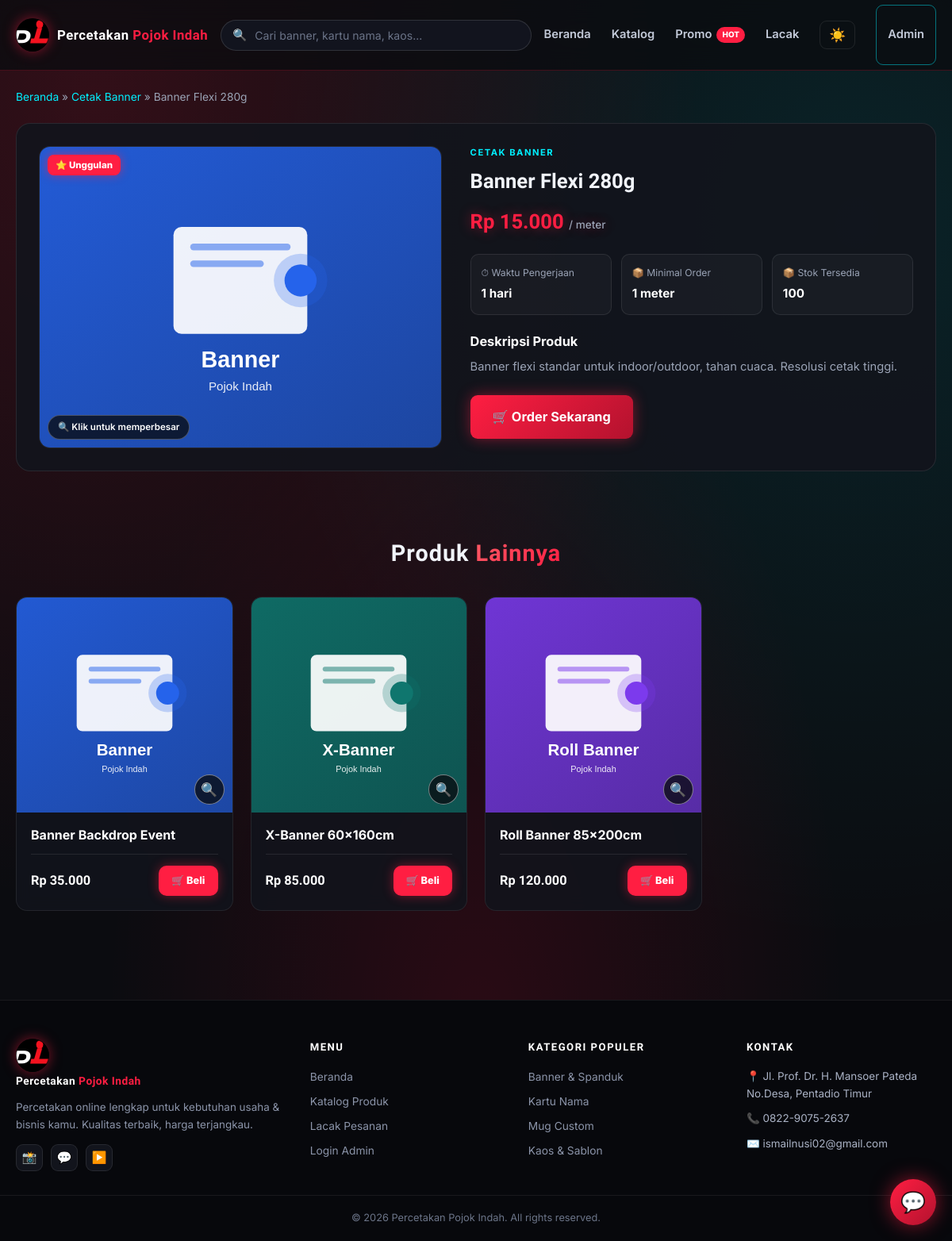
Screenshot of /product.php?id=1 with the database file from the repository.
### tables this page shows
CREATE TABLE IF NOT EXISTS produk (
    id INT AUTO_INCREMENT PRIMARY KEY,
    id_kategori INT NOT NULL,
    nama_produk VARCHAR(200) NOT NULL,
    deskripsi TEXT,
    harga DECIMAL(12,0) NOT NULL DEFAULT 0,
    satuan VARCHAR(50) DEFAULT 'pcs',
    stok INT DEFAULT 0,
    minimal_order INT DEFAULT 1,
    waktu_pengerjaan VARCHAR(100) DEFAULT '1-2 hari',
    gambar VARCHAR(500) DEFAULT 'default.png',
    is_unggulan TINYINT(1) DEFAULT 0,
    is_aktif TINYINT(1) DEFAULT 1,
    created_at TIMESTAMP DEFAULT CURRENT_TIMESTAMP,
    FOREIGN KEY (id_kategori) REFERENCES kategori(id) ON DELETE CASCADE
);

CREATE TABLE IF NOT EXISTS kategori (
    id INT AUTO_INCREMENT PRIMARY KEY,
    nama_kategori VARCHAR(100) NOT NULL UNIQUE,
    icon VARCHAR(20) DEFAULT '📦',
    created_at TIMESTAMP DEFAULT CURRENT_TIMESTAMP
);

### config.php (called while the page is built, shortened)
<?php
function db_connect() {
    $conn = new mysqli(DB_HOST, DB_USER, DB_PASS);
    $conn->set_charset('utf8mb4');
    $conn->query("CREATE DATABASE IF NOT EXISTS `" . DB_NAME . "` CHARACTER SET utf8mb4 COLLATE utf8mb4_unicode_ci");
    return $conn;
}
$conn = db_connect();
function rupiah($angka) {
    return 'Rp ' . number_format((float)$angka, 0, ',', '.');
}
function q($sql) {
    global $conn;
    $res = $conn->query($sql);
    return $res;
}
function q_row($sql) {
    $res = q($sql);
    if ($res && $res->num_rows > 0) {
        return $res->fetch_assoc();
    }
    return null;
}
$conn->query("CREATE TABLE IF NOT EXISTS pengaturan (
    kunci VARCHAR(50) NOT NULL PRIMARY KEY,
    nilai TEXT
) ENGINE=InnoDB");
$conn->query("INSERT IGNORE INTO pengaturan (kunci, nilai) VALUES ('tema', 'gelap')");
$conn->query("INSERT IGNORE INTO pengaturan (kunci, nilai) VALUES ('app_url', '')");
$conn->query("INSERT IGNORE INTO pengaturan (kunci, nilai) VALUES ('recovery_q', '')");
$conn->query("INSERT IGNORE INTO pengaturan (kunci, nilai) VALUES ('recovery_a', '')");
function get_setting($kunci, $default = '') {
    global $conn;
    $k = $conn->real_escape_string((string)$kunci);
    $res = $conn->query("SELECT nilai FROM pengaturan WHERE kunci = '$k' LIMIT 1");
    if ($res && $res->num_rows > 0) {
        $row = $res->fetch_assoc();
        return $row['nilai'];
    }
    return $default;
}
$APP_TEMA = get_setting('tema', 'gelap');
function get_gallery($id_produk) {
    $id = (int)$id_produk;
    $res = q("SELECT * FROM produk_gambar WHERE id_produk = $id ORDER BY urutan ASC, id ASC");
    $out = array();
    return $out;
}
?>

### funcs/gambar.php (called while the page is built, shortened)
<?php
function get_gambar_list($produk) {
    $out = array();
    if (!empty($produk['id'])) {
        foreach (get_gallery((int)$produk['id']) as $g) {
            $out[] = $g['url'];
        }
    }
    if (empty($out)) {
        $out[] = get_gambar_src($produk);
    }
    return array_values(array_unique($out));
}
function get_gambar_src($produk) {
    if (!empty($produk['gambar'])) {
        $g = basename((string)$produk['gambar']);
        if ($g !== '' && is_file(__DIR__ . '/../assets/img/' . $g)) {
            return 'assets/img/' . $g;
        }
    }
    $ket = strtolower((string)($produk['nama_produk'] ?? ''));
    $maps = array(
        'x-banner'   => 'x_banner.svg',
        'roll'       => 'roll_banner.svg',
        'backdrop'   => 'banner.svg',
        'kartu nama' => 'kartu_nama.svg',
        'brosur'     => 'brosur.svg',
        'flyer'      => 'flyer.svg',
        'leaflet'    => 'flyer.svg',
        'stiker'     => 'stiker.svg',
        'kaos'       => 'kaos.svg',
        'sablon'     => 'kaos.svg',
        'mug'        => 'mug.svg',
        'kalender'   => 'kalender.svg',
        'spanduk'    => 'spanduk.svg',
        'totebag'    => 'totebag.svg',
        'tote bag'   => 'totebag.svg',
        'pin'        => 'pin.svg',
        'lencana'    => 'pin.svg',
        'neon'       => 'neonbox.svg',
        'huruf'      => 'huruf.svg',
        'akrilik'    => 'huruf.svg',
        'banner'     => 'banner.svg',
    );
    foreach ($maps as $kata => $file) {
        if ($kata !== '' && strpos($ket, $kata) !== false) {
            return 'assets/img/' . $file;
        }
    }
    return 'assets/img/default.png';
}

### product.php (the view, shortened to what this page needs)
<?php
include 'config.php';
require 'funcs/gambar.php';
$id = intval($_GET['id']);
$p = q_row("SELECT p.*, k.nama_kategori, k.icon FROM produk p JOIN kategori k ON p.id_kategori = k.id WHERE p.id = $id AND p.is_aktif = 1");
$kat_id = (int)$p['id_kategori'];
$produk_lain = q("SELECT * FROM produk WHERE id_kategori = $kat_id AND id != $id AND is_aktif = 1 LIMIT 4");
$glist = get_gambar_list($p);
?>
<!DOCTYPE html>
<html lang="id">
<head>
    <link rel="stylesheet" href="assets/css/style.css?v=<?= filemtime('assets/css/style.css') ?>">
</head>
<body class="<?= $APP_TEMA === 'terang' ? 'terang' : '' ?>">
<header class="site-header">
    <div class="container header-inner">
        <a href="index.php" class="logo">
            <img src="assets/img/logo.svg" alt="Percetakan Pojok Indah" class="logo-img">
            <span class="logo-text">Percetakan <span>Pojok Indah</span></span>
        </a>
        <form method="get" action="index.php" class="header-search">
            <span class="search-icon">🔍</span>
            <input type="text" name="c" placeholder="Cari banner, kartu nama, kaos...">
        </form>
        <nav class="main-nav">
            <a href="index.php">Beranda</a>
            <a href="index.php#katalog">Katalog</a>
            <a href="index.php#promo">Promo<span class="nav-badge-hot">HOT</span></a>
            <a href="track.php">Lacak</a>
            <button type="button" class="theme-toggle theme-icon-only" onclick="toggleTema()" title="Ganti mode gelap / terang"><?= $APP_TEMA === 'terang' ? '🌙' : '☀️' ?></button>
            <a href="admin/" class="btn btn-outline btn-sm">Admin</a>
        </nav>
    </div>
</header>
<main>
    <div class="container">
        <div class="breadcrumb">
            <a href="index.php">Beranda</a> &raquo;
            <a href="index.php?kat=<?= $p['id_kategori'] ?>"><?= htmlspecialchars($p['nama_kategori']) ?></a> &raquo;
            <span><?= htmlspecialchars($p['nama_produk']) ?></span>
        </div>
        <div class="product-detail">
            <div>
                <div class="product-detail-img gal-main" onclick="lbOpen(GAL_IMGS, GAL_I, GAL_CAP)" title="Klik gambar untuk memperbesar">
                    <img id="galMain" src="<?= htmlspecialchars($glist[0]) ?>" alt="<?= htmlspecialchars($p['nama_produk']) ?>" onerror="this.onerror=null;this.src='assets/img/default.png'">
                    <?php if ($p['is_unggulan']): ?>
                        <span class="badge badge-featured">⭐ Unggulan</span>
                    <?php endif; ?>
                    <span class="gal-hint">🔍 Klik untuk memperbesar</span>
                </div>
            </div>
            <div class="product-detail-info">
                <div class="card-cat"><?= htmlspecialchars($p['nama_kategori']) ?></div>
                <h1><?= htmlspecialchars($p['nama_produk']) ?></h1>
                <p class="detail-price"><?= rupiah($p['harga']) ?> <small>/ <?= htmlspecialchars($p['satuan']) ?></small></p>
                <div class="detail-meta">
                    <div><span>⏱ Waktu Pengerjaan</span><strong><?= htmlspecialchars($p['waktu_pengerjaan']) ?></strong></div>
                    <div><span>📦 Minimal Order</span><strong><?= $p['minimal_order'] ?> <?= htmlspecialchars($p['satuan']) ?></strong></div>
                    <div><span>📦 Stok Tersedia</span><strong><?= $p['stok'] ?></strong></div>
                </div>
                <div class="detail-desc">
                    <h3>Deskripsi Produk</h3>
                    <p><?= nl2br(htmlspecialchars((string)($p['deskripsi'] ?? ''))) ?></p>
                </div>
                <a href="order.php?produk=<?= $p['id'] ?>" class="btn btn-primary btn-lg">🛒 Order Sekarang</a>
            </div>
        </div>
        <?php if ($produk_lain && $produk_lain->num_rows > 0): ?>
        <div class="section related">
            <div class="section-head">
                <h2>Produk <span class="text-gradient-red">Lainnya</span></h2>
            </div>
            <div class="grid grid-4">
                <?php while ($rp = $produk_lain->fetch_assoc()): ?>
                    <div class="card">
                        <div class="card-image">
                            <?php $rg = array(get_gambar_src($rp)); ?>
                            <?php $rgjson = htmlspecialchars(json_encode($rg), ENT_QUOTES, 'UTF-8'); ?>
                            <img class="card-photo zoomable" src="<?= get_gambar_src($rp) ?>" alt="<?= htmlspecialchars($rp['nama_produk']) ?>" data-imgs="<?= $rgjson ?>" data-title="<?= htmlspecialchars($rp['nama_produk']) ?>" title="Klik untuk memperbesar" onerror="this.onerror=null;this.src='assets/img/default.png'">
                            <button type="button" class="card-zoom" data-imgs="<?= $rgjson ?>" data-title="<?= htmlspecialchars($rp['nama_produk']) ?>" title="Perbesar gambar">🔍</button>
                        </div>
                        <div class="card-body">
                            <h3 class="card-title"><a href="product.php?id=<?= $rp['id'] ?>"><?= htmlspecialchars($rp['nama_produk']) ?></a></h3>
                            <div class="card-foot">
                                <div class="card-price"><?= rupiah($rp['harga']) ?></div>
                                <a href="order.php?produk=<?= $rp['id'] ?>" class="btn-buy">🛒 Beli</a>
                            </div>
                        </div>
                    </div>
                <?php endwhile; ?>
            </div>
        </div>
        <?php endif; ?>
    </div>
</main>
<footer class="site-footer" id="kontak">
    <div class="container footer-grid">
        <div class="footer-brand">
            <a href="index.php" class="logo">
                <img src="assets/img/logo.svg" alt="Percetakan Pojok Indah" class="logo-img">
                <span class="logo-text">Percetakan <span>Pojok Indah</span></span>
            </a>
            <p style="margin-top:12px">Percetakan online lengkap untuk kebutuhan usaha &amp; bisnis kamu. Kualitas terbaik, harga terjangkau.</p>
            <div class="social-row">
                <a href="#" title="Instagram">📸</a>
                <a href="#" title="WhatsApp">💬</a>
                <a href="#" title="YouTube">▶️</a>
            </div>
        </div>
        <div>
            <h4>Menu</h4>
            <a href="index.php">Beranda</a>
            <a href="index.php#katalog">Katalog Produk</a>
            <a href="track.php">Lacak Pesanan</a>
            <a href="admin/">Login Admin</a>
        </div>
        <div>
            <h4>Kategori Populer</h4>
            <a href="index.php?kat=1">Banner &amp; Spanduk</a>
            <a href="index.php?kat=2">Kartu Nama</a>
            <a href="index.php?kat=6">Mug Custom</a>
            <a href="index.php?kat=5">Kaos &amp; Sablon</a>
        </div>
        <div>
            <h4>Kontak</h4>
            <ul class="footer-contact" style="list-style:none">
                <li>📍 Jl. Prof. Dr. H. Mansoer Pateda No.Desa, Pentadio Timur</li>
                <li>📞 0822-9075-2637</li>
                <li>✉️ ismailnusi02@gmail.com</li>
            </ul>
        </div>
    </div>
    <div class="footer-bottom">
        <div class="container">&copy; <?= date('Y') ?> Percetakan Pojok Indah. All rights reserved.</div>
    </div>
</footer>
<?php include __DIR__ . '/partials/chat_widget.php'; ?>
</body>
</html>

### partials/chat_widget.php (shortened to what this page needs)
<button type="button" class="chat-fab" id="chatFab" title="Butuh bantuan? Chat kami">
    💬<span class="chat-fab-dot" id="chatFabDot" hidden></span>
</button>

### rows the page displays
produk: id_kategori.nama_kategori "Cetak Banner", nama_produk "Banner Flexi 280g", id_kategori.nama_kategori "CETAK BANNER", harga "Rp 15.000", satuan "meter", waktu_pengerjaan "1 hari", minimal_order "1", stok "100", deskripsi "Banner flexi standar untuk indoor/outdoor, tahan cuaca. Resolusi cetak tinggi."
produk: shows a picture, nama_produk "Banner Backdrop Event", harga "Rp 35.000"
produk: gambar (picture), nama_produk "X-Banner 60x160cm", harga "Rp 85.000"
produk: gambar (picture), nama_produk "Roll Banner 85x200cm", harga "Rp 120.000"
